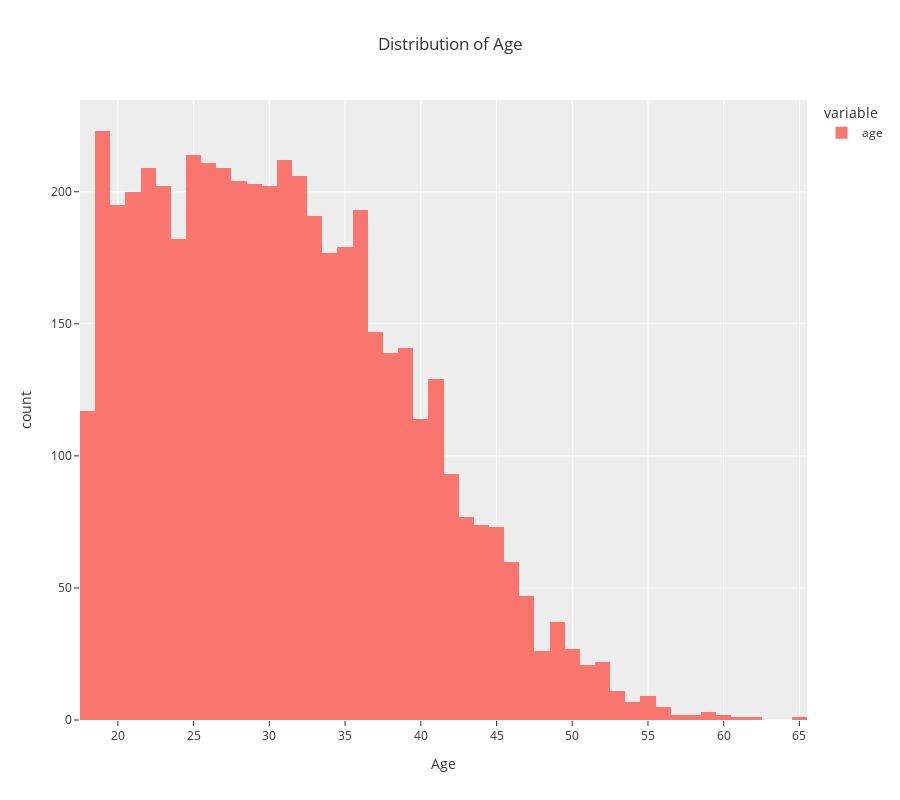

Here is the notebook cell this chart was saved with:
### Markdown cell above
Ok, it is a bit difficult to spot obvious groups (clusters) as it is difficult to combine several variables simultaneously (to analyze multivariate distributions). That's where LA and ML can be quite handy. Correlation matrix shows there is a positive relationship between age and insurance benefits. All other features show weak relationships.

### Code cell
# distribution of age
px.histogram(df.age, title=' Distribution of Age', template='ggplot2', height=800, labels={'value': 'Age'})

### Figure 1 — Plotly figure (JSON) as saved in the notebook; plotly's stock layout.template omitted (floating-point values rounded to 4 significant figures; data arrays with more than 128 entries replaced by an {"elided": "..."} marker saying what was removed)
{"data": [{"alignmentgroup": "True", "bingroup": "x", "hovertemplate": "variable=age<br>Age=%{x}<br>count=%{y}<extra></extra>", "legendgroup": "age", "marker": {"color": "#F8766D", "pattern": {"shape": ""}}, "name": "age", "offsetgroup": "age", "orientation": "v", "showlegend": true, "type": "histogram", "x": {"elided": "5000 int values"}, "xaxis": "x", "yaxis": "y"}], "layout": {"barmode": "relative", "height": 800, "legend": {"title": {"text": "variable"}, "tracegroupgap": 0}, "title": {"text": " Distribution of Age"}, "xaxis": {"anchor": "y", "domain": [0, 1], "title": {"text": "Age"}}, "yaxis": {"anchor": "x", "domain": [0, 1], "title": {"text": "count"}}}}
